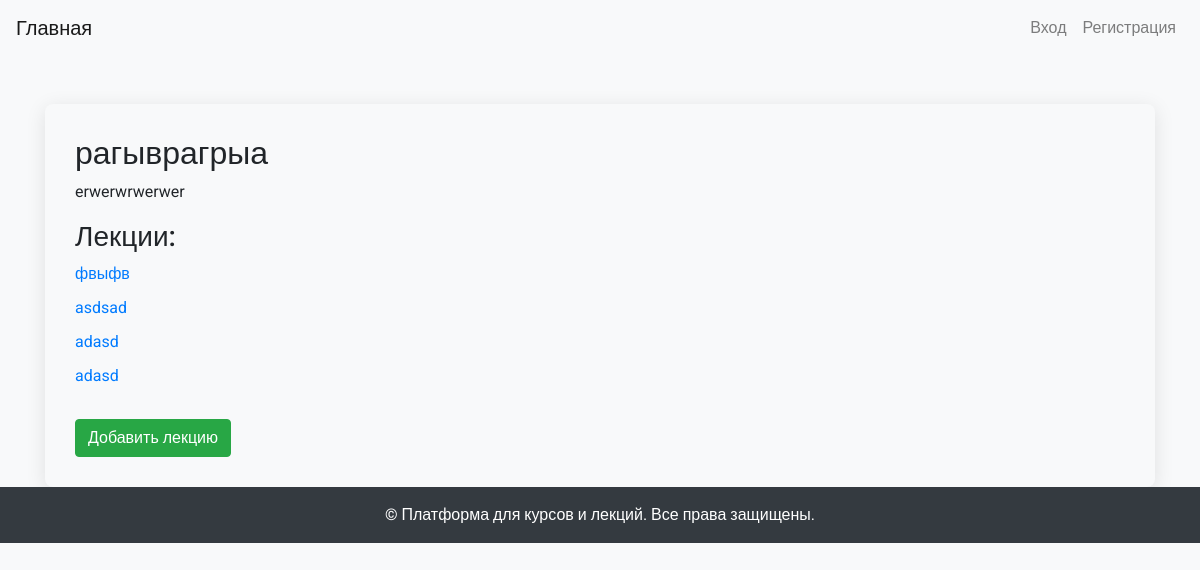
Page /course/python/ on the committed database.
### courses/models.py (models this page shows, shortened)
class Course(models.Model):
    title = models.CharField(max_length=150, verbose_name="Название курса")
    slug = models.SlugField(max_length=150, unique=True, verbose_name="URL курса")
    description = models.TextField(verbose_name="Описание курса")
    created_at = models.DateTimeField(auto_now_add=True, verbose_name="Дата создания")
    author = models.ForeignKey(User, on_delete=models.CASCADE, related_name='courses', verbose_name="Автор курса")
    image = models.ImageField(upload_to='course_images/', blank=True, null=True, verbose_name="Изображение курса")

class Lecture(models.Model):
    course = models.ForeignKey(Course, on_delete=models.CASCADE, related_name='lectures', verbose_name="Курс")
    title = models.CharField(max_length=150, verbose_name="Название лекции")
    video_url = models.URLField(max_length=200, verbose_name="URL видеоурока", null=True, blank=True)
    created_at = models.DateTimeField(auto_now_add=True, verbose_name="Дата создания")
    order = models.PositiveIntegerField(verbose_name="Порядок лекции", help_text="Определяет порядок лекций в курсе", null=True, blank=True)

### courses/views.py (the view)
# urls.py: path('course/<slug:slug>/', CourseDetailView.as_view(), name='course_detail'),  # Страница подробной информации о курсе
class CourseDetailView(DetailView):
    model = Course
    template_name = 'courses/course_detail.html'
    context_object_name = 'course'

### courses/templates/courses/course_detail.html (shortened to what this page needs)
{% extends 'base.html' %}
{% block content %}
<div class="container mt-5 course-detail-container">
    <h2>{{ course.title }}</h2>
    <p>{{ course.description }}</p>
    <h3>Лекции:</h3>
    <ul class="lecture-list">
        {% for lecture in course.lectures.all %}
            <li><a href="{% url 'lecture_detail' lecture.id %}">{{ lecture.title }}</a></li>
        {% empty %}
            <li>Нет доступных лекций.</li>
        {% endfor %}
    </ul>
    <a href="{% url 'lecture_create' course.slug %}" class="btn btn-success">Добавить лекцию</a>
</div>
{% endblock %}

### courses/templates/base.html (style rules this page uses)
body { font-family: 'Roboto', sans-serif; background-color: #f8f9fa; }

### courses/templates/courses/course_detail.html (style rules this page uses)
.course-detail-container { background-color: #f8f9fa; border-radius: 8px; padding: 30px; box-shadow: 0 4px 20px rgba(0, 0, 0, 0.1); }
.lecture-list { list-style-type: none; padding-left: 0; }
.lecture-list li { margin-bottom: 10px; }
.btn-success { margin-top: 15px; }

### rows in the picture
Course: title "рагыврагрыа", description "erwerwrwerwer"
Lecture: title "фвыфв"
Lecture: title "asdsad"
Lecture: title "adasd"
Lecture: title "adasd"
